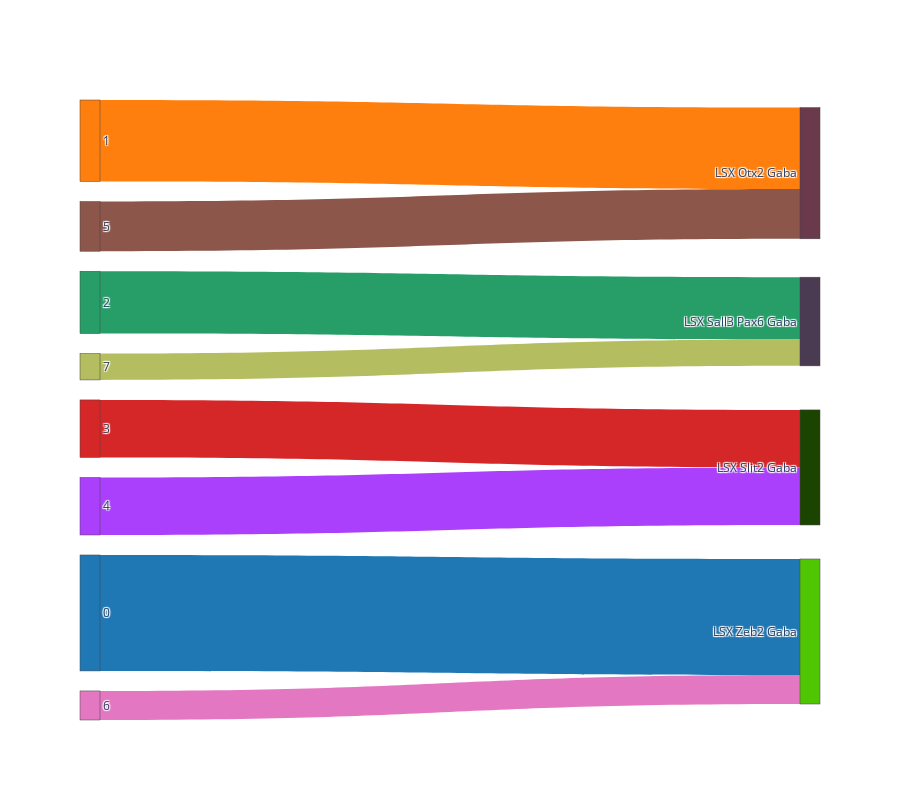

The cell this chart's notebook holds for it:
### Code cell
fig = go.Figure(data=[go.Sankey(
    node = {"label": label_list, 'color':[sk_color[x] for x in label_list]},
    link = {"source": source, "target": target, "value": count, 'color':newDf['source'].map(sk_color).to_list()}
    )])
fig.update_layout(height=800)
fig.show()

### Figure 1 — Plotly figure (JSON) as saved in the notebook; plotly's stock layout.template omitted (floating-point values rounded to 4 significant figures)
{"data": [{"link": {"color": ["#1f77b4", "#1f77b4", "#1f77b4", "#1f77b4", "#ff7f0e", "#ff7f0e", "#ff7f0e", "#ff7f0e", "#279e68", "#279e68", "#279e68", "#279e68", "#d62728", "#d62728", "#d62728", "#d62728", "#aa40fc", "#aa40fc", "#aa40fc", "#aa40fc", "#8c564b", "#8c564b", "#8c564b", "#8c564b", "#e377c2", "#e377c2", "#e377c2", "#e377c2", "#b5bd61", "#b5bd61", "#b5bd61", "#b5bd61"], "source": [0, 0, 0, 0, 1, 1, 1, 1, 2, 2, 2, 2, 3, 3, 3, 3, 4, 4, 4, 4, 5, 5, 5, 5, 6, 6, 6, 6, 7, 7, 7, 7], "target": [8, 9, 10, 11, 8, 9, 10, 11, 8, 9, 10, 11, 8, 9, 10, 11, 8, 9, 10, 11, 8, 9, 10, 11, 8, 9, 10, 11, 8, 9, 10, 11], "value": [0, 0, 0, 387, 272, 0, 0, 0, 0, 208, 0, 0, 0, 0, 192, 0, 0, 0, 192, 0, 166, 0, 0, 0, 0, 0, 0, 97, 0, 88, 0, 0]}, "node": {"color": ["#1f77b4", "#ff7f0e", "#279e68", "#d62728", "#aa40fc", "#8c564b", "#e377c2", "#b5bd61", "#6a3a4c", "#4a3b53", "#1b4400", "#4fc601"], "label": ["0", "1", "2", "3", "4", "5", "6", "7", "LSX Otx2 Gaba", "LSX Sall3 Pax6 Gaba", "LSX Slit2 Gaba", "LSX Zeb2 Gaba"]}, "type": "sankey"}], "layout": {"height": 800}}
